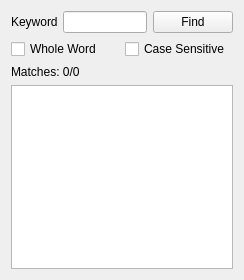
<?xml version="1.0" encoding="UTF-8"?>
<ui version="4.0">
 <class>TextMatcher</class>
 <widget class="QWidget" name="TextMatcher">
  <property name="geometry">
   <rect>
    <x>0</x>
    <y>0</y>
    <width>244</width>
    <height>280</height>
   </rect>
  </property>
  <property name="windowTitle">
   <string>TextMatcher</string>
  </property>
  <layout class="QGridLayout" name="gridLayout">
   <item row="0" column="0">
    <layout class="QVBoxLayout" name="verticalLayout">
     <item>
      <layout class="QHBoxLayout" name="horizontalLayout">
       <item>
        <widget class="QLabel" name="label">
         <property name="minimumSize">
          <size>
           <width>46</width>
           <height>0</height>
          </size>
         </property>
         <property name="text">
          <string>Keyword:</string>
         </property>
        </widget>
       </item>
       <item>
        <widget class="QLineEdit" name="lineEdit"/>
       </item>
       <item>
        <widget class="QPushButton" name="findButton">
         <property name="text">
          <string>Find</string>
         </property>
        </widget>
       </item>
      </layout>
     </item>
     <item>
      <layout class="QHBoxLayout" name="horizontalLayout_2">
       <item>
        <widget class="QCheckBox" name="wholeWordCheckbox">
         <property name="text">
          <string>Whole Word</string>
         </property>
        </widget>
       </item>
       <item>
        <widget class="QCheckBox" name="caseSensitiveCheckbox">
         <property name="text">
          <string>Case Sensitive</string>
         </property>
        </widget>
       </item>
      </layout>
     </item>
     <item>
      <widget class="QLabel" name="statusLabel">
       <property name="maximumSize">
        <size>
         <width>85</width>
         <height>16777215</height>
        </size>
       </property>
       <property name="text">
        <string>Matches: 0/0</string>
       </property>
      </widget>
     </item>
     <item>
      <widget class="QTextEdit" name="textEdit">
       <property name="minimumSize">
        <size>
         <width>150</width>
         <height>150</height>
        </size>
       </property>
      </widget>
     </item>
    </layout>
   </item>
  </layout>
 </widget>
 <resources/>
 <connections/>
</ui>
